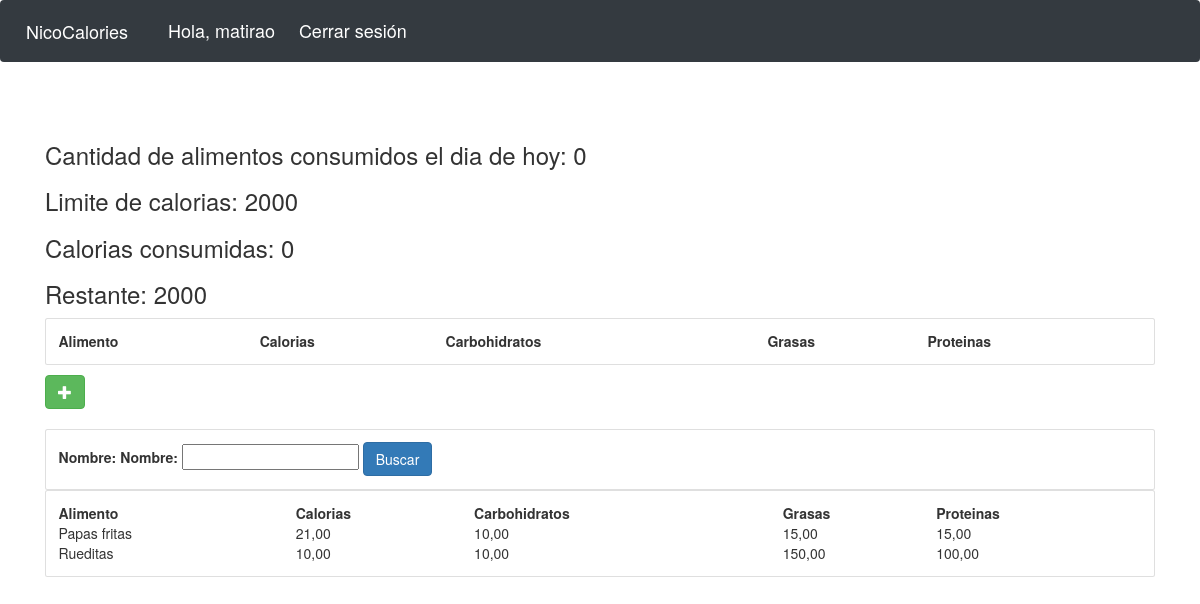
Page /user/ (signed in) on the earlier database version.
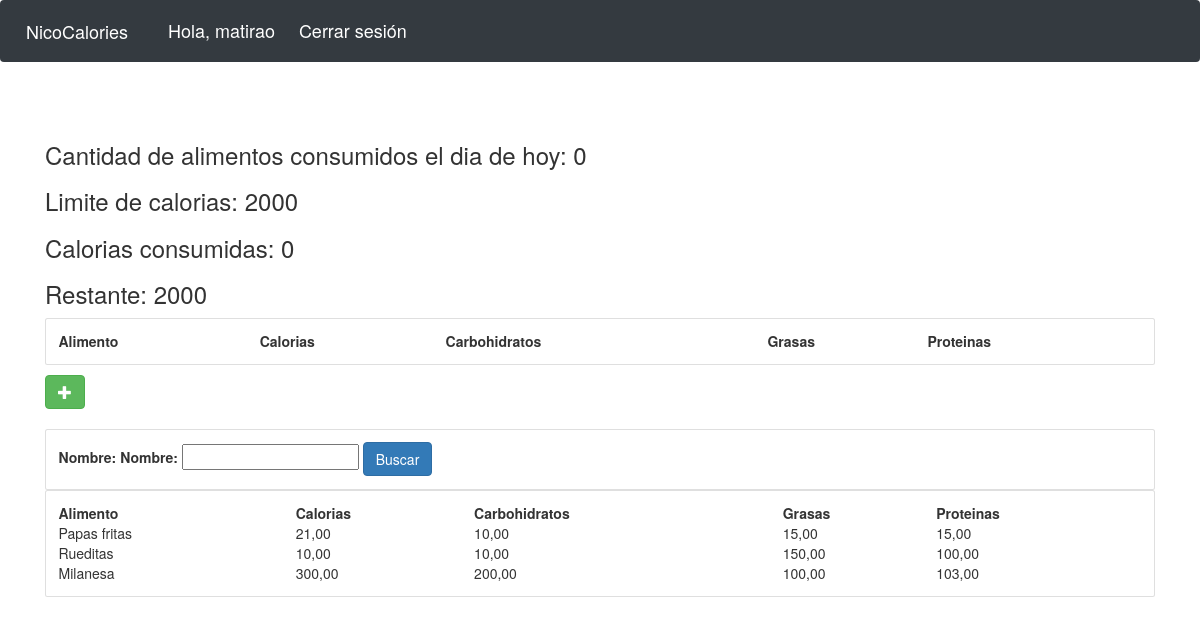
Same page on the later database version.
### Fityfeed/models.py (models this page shows, shortened)
class ComidaItem(models.Model):
    nombre = models.CharField(max_length=200)
    categoria = models.ManyToManyField(Categoria)
    carbohidratos = models.DecimalField(max_digits=5,decimal_places=2,default=0)
    grasas = models.DecimalField(max_digits=5,decimal_places=2,default=0)
    proteina = models.DecimalField(max_digits=5,decimal_places=2,default=0)
    calorias = models.DecimalField(max_digits=5,decimal_places=2,default=0, blank=True)
    cantidad = models.IntegerField(default=1,null=True, blank=True)

### Fityfeed/views.py (the view)
# urls.py: path('user/',views.userPage,name='userPage'),
def userPage(request):
    user = request.user
    cust=user.cliente
    alimentos = ComidaItem.objects.filter()
    my_filter = foodItemFilter(request.GET, queryset=alimentos)
    print(my_filter)
    alimentos = my_filter.qs
    total = UsuarioComidaitem.objects.all()
    mis_alimentos = total.filter(cliente = cust)
    cnt = mis_alimentos.count()
    querySetFood = []
    for c in mis_alimentos:
        querySetFood.append(c.comida_item.all())
    alimentos_finales = []
    for i in querySetFood:
        for alim in i:
            alimentos_finales.append(alim)
    calorias_totales = 0
    for alim in alimentos_finales:
        calorias_totales += alim.calorias
    calorias_faltantes = 2000 - calorias_totales
    ctx = {
        'calorias_faltantes': calorias_faltantes,
        'calorias_totales': calorias_totales,
        'cnt':cnt,
        'my_filter':my_filter,
        'alimentos_finales':alimentos_finales,
        'alimentos':alimentos
    }
    return render(request, 'user.html', ctx)

### Fityfeed/templates/user.html (shortened to what this page needs)
{% extends 'main.html' %}
{% block content %}
<head> <link rel="stylesheet" href="https://maxcdn.bootstrapcdn.com/bootstrap/3.3.7/css/bootstrap.min.css"></head>
<h3>Cantidad de alimentos consumidos el dia de hoy: {{cnt}}</h3>
<div>
    <div class="flex-box-row">
		<h3>Limite de calorias: 2000</h3>
		<h3>Calorias consumidas: {{calorias_totales}}</h3>
		<h3>Restante: {{ calorias_faltantes }}</h3>
	</div>
    <div class="card card-body">
        <table>
            <tr>
                <th>Alimento</th>
                <th>Calorias</th>
                <th>Carbohidratos</th>
                <th>Grasas</th>
                <th>Proteinas</th>
            </tr>
        </table>
    </div>
    <form action='{% url "addFoodItem" %}' method="POST" class="mt-3">
		<button type="submit" class="btn btn-success">
			<span class="glyphicon glyphicon-plus"></span>
		</button>
	</form>
</div>
<br>
<div class="row">
    <div class="col">
        <div class="card card-body">
            <form>
                <label>Nombre:</label>
                {{my_filter.form}}
                <button class="btn btn-primary" type="submit">Buscar</button>
            </form>
        </div>
    </div>
</div>
<div class="card card-body">
    <table>
        <tr>
            <th>Alimento</th>
            <th>Calorias</th>
            <th>Carbohidratos</th>
            <th>Grasas</th>
            <th>Proteinas</th>
        </tr>
        {% for i in alimentos %}
        <tr>
            <td>{{i.nombre}}</td>
            <td>{{i.calorias}}</td>
            <td>{{i.carbohidratos}}</td>
            <td>{{i.grasas}}</td>
            <td>{{i.proteina}}</td>
        </tr>
        {% endfor %}
    </table>
</div>
{% endblock %}

Differences in the rows shown:
added ComidaItem: nombre "Milanesa", calorias "300,00", carbohidratos "200,00", grasas "100,00", proteina "103,00"
